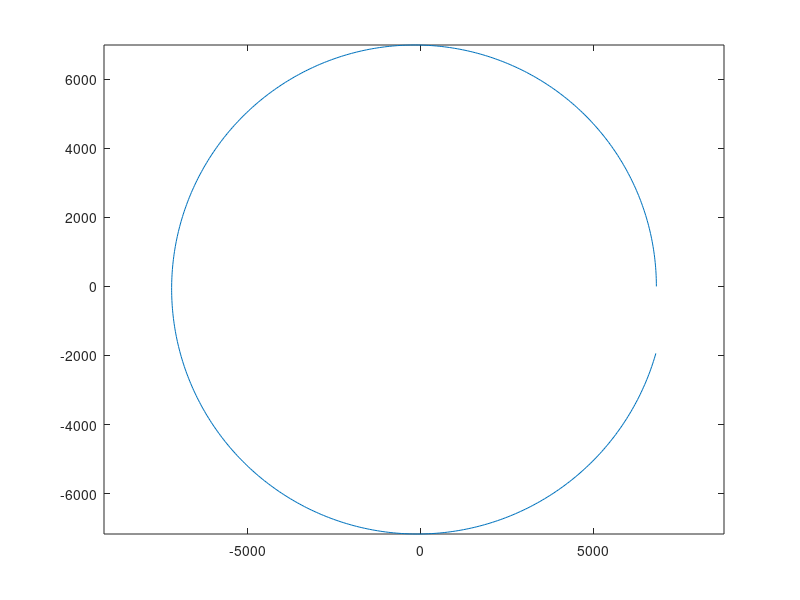
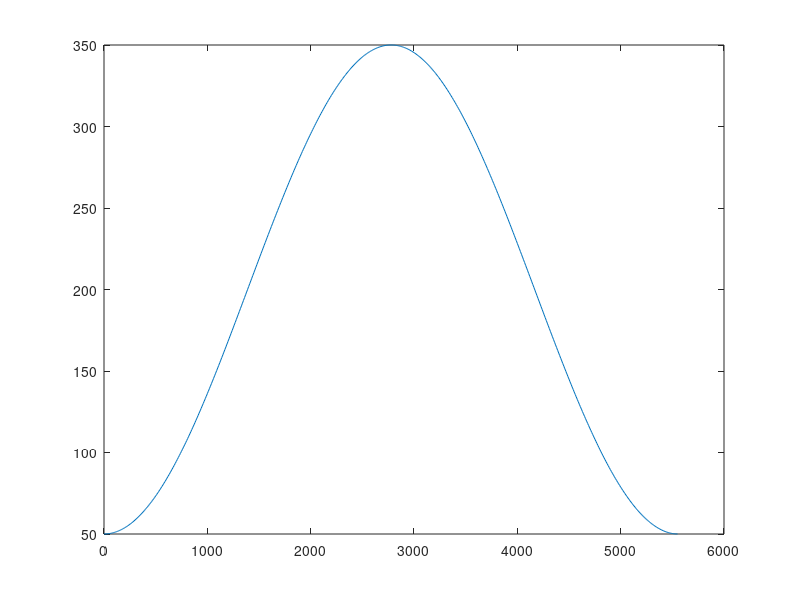

MATLAB code for these plots, in order:
mu = 3.986e5;
a = 403 + 6378;
w = sqrt(mu/a^3);
A = [0 0 1 0;
    0 0 0 1;
    3*w^2 0 0 2*w;
    0 0 -2*w 0];

B = [1; 1; 1; 1];
C = eye(4);

T = 0:10:(2*pi/w);
sys = ss(A,B,C,0);
x0 = [50; 0; 0; 0];
[Y,T,X] = initial(sys,x0,T);

leaderPos = zeros(2,length(X));
for ii = 1:length(X)
   t = T(ii); 
   trans = [cos(t*w) -sin(t*w)
            sin(t*w)  cos(t*w)];
    
   leaderPos(:,ii) = trans*[a+X(ii,1);X(ii,2)]; 
       
   
end

figure 
plot(leaderPos(1,:),leaderPos(2,:))
axis equal

figure
plot(T,X(:,1))
